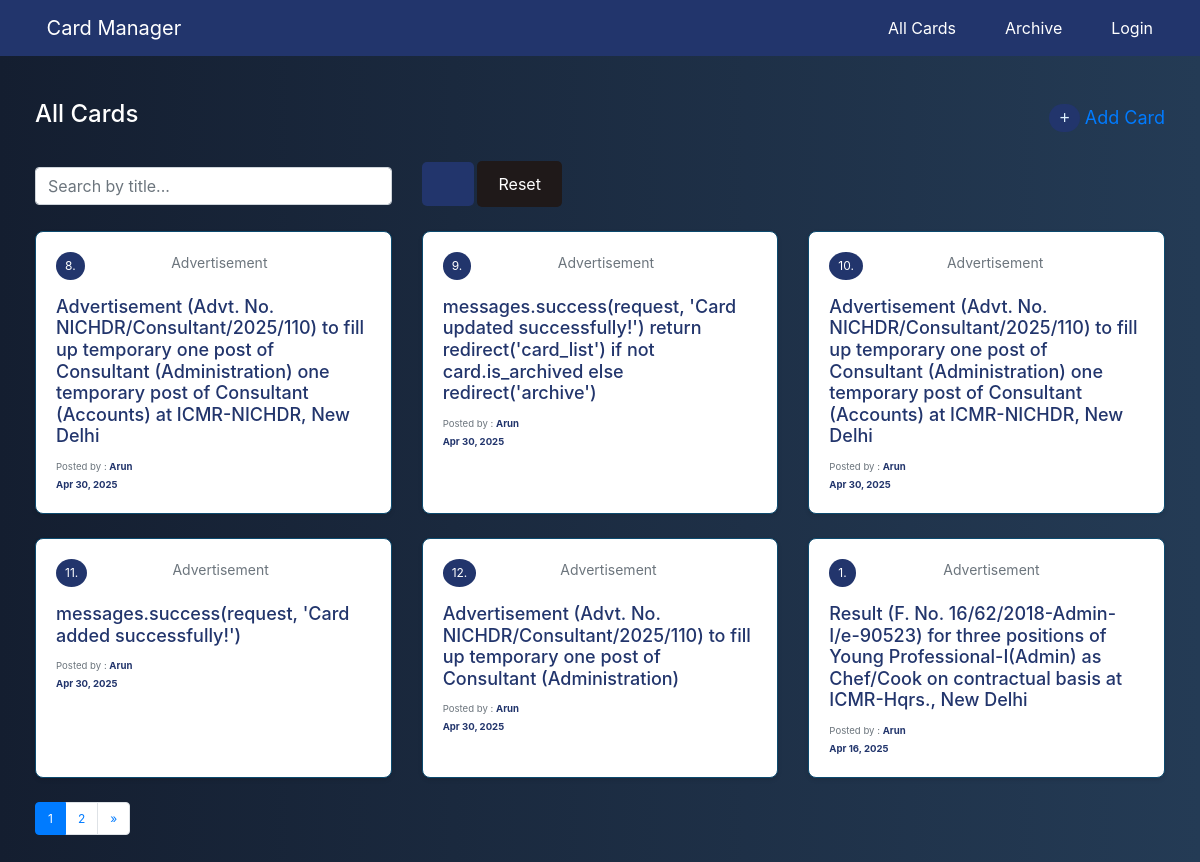
Before: / with the older database file.
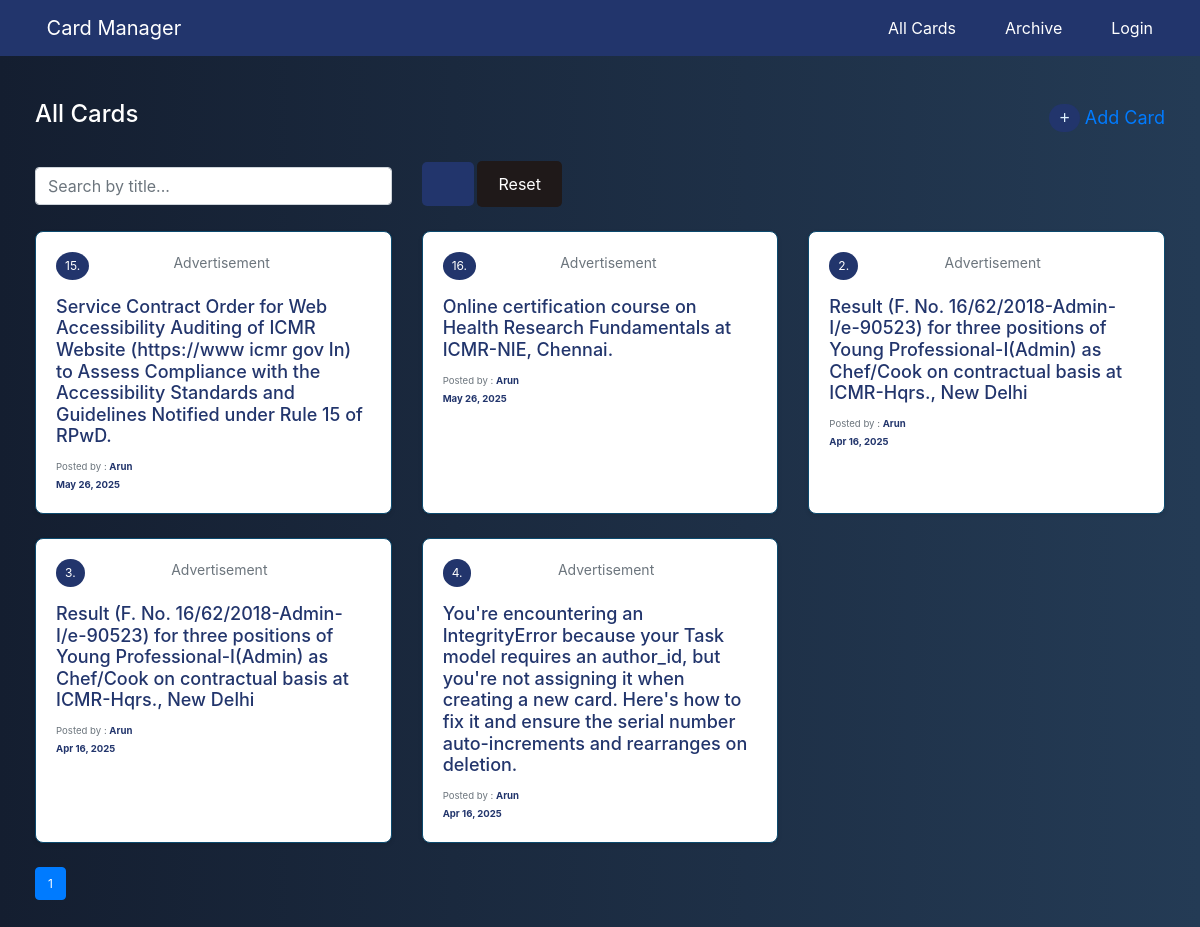
After: the same page with the newer database file.
### task_report_app/models.py (models this page shows, shortened)
class Task(models.Model):
    serial_number = models.IntegerField(unique=True, blank=True, null=True)
    title = models.CharField(max_length=250)
    post_type = models.CharField(max_length=50, choices=PostType.choices, default=PostType.Advertisement)
    status = models.CharField(max_length=50, choices=Status.choices, default=Status.Active)
    created_at = models.DateField(auto_now_add=True)
    updated_at = models.DateField(auto_now=True)
    last_date = models.DateField(null=True, blank=True)
    is_archived = models.BooleanField(default=False)
    author = models.ForeignKey(User, on_delete=models.CASCADE, related_name='tasks')

### task_report_app/views.py (the view)
# urls.py: path('', views.card_list, name='card_list'),
def card_list(request):
    cards = Task.objects.filter(is_archived=False).order_by('-created_at')
    query = request.GET.get('q', '')  # Text search for title
    post_type = request.GET.get('post_type', '')  # Filter by post type
    start_date = request.GET.get('start_date', '')  # Filter by start date
    end_date = request.GET.get('end_date', '')  # Filter by end date
    if query:
        cards = cards.filter(title__icontains=query)
    if post_type:
        cards = cards.filter(post_type__iexact=post_type)
    if start_date and end_date:
        cards = cards.filter(created_at__range=[start_date, end_date])
    paginator = Paginator(cards, 6)  # Show 6 cards per page
    page = request.GET.get('page')
    try:
        paginated_cards = paginator.page(page)
    except PageNotAnInteger:
        paginated_cards = paginator.page(1)  # Deliver first page if page is not an integer
    except EmptyPage:
        paginated_cards = paginator.page(paginator.num_pages)  # Deliver last page if out of range
    context = {
        'cards': paginated_cards,
        'query': query,
        'post_type': post_type,
        'start_date': start_date,
        'end_date': end_date,
    }
    return render(request, 'card_list.html', context)

### task_report_app/templates/card_list.html (shortened to what this page needs)
{% extends 'base.html' %} {% load static %} {% load custom_tags %}
{% block content %}
<section class="card__list_section">
  <div class="d-flex justify-content-between align-items-center mb-4">
    <h1>All Cards</h1>
    {% if user.is_authenticated %}
    <a href="{% url 'add_card' %}" class="plus-btn" title="Add Task" style="color: #fff; font-size: 18px;">
      <i class="fas fa-plus"></i> Add Card
    </a>
    {% else %}
    <a
      href="{% url 'login' %}?next={% url 'add_card' %}"
      class="plus-btn"
      title="Add Task" style="font-size: 18px;"
    >
      <i class="fas fa-plus"></i> Add Card
    </a>
    {% endif %}
  </div>
  <form method="get" class="mb-4">
    <div class="row g-3 align-items-center">
      <div class="col-md-4">
        <input
          type="text"
          name="q"
          class="form-control"
          placeholder="Search by title..."
          value="{{ request.GET.q }}"
        />
      </div>
      <div class="col-md-2">
        <button type="submit" class="btn" style="background-color: #22356c; color: #ffffff;">
          <i class="fa fa-search"></i>
        </button>
        <a href="{% url 'card_list' %}" class="btn" style="background-color: #1f1919; color: #ffffff;">Reset</a>
      </div>
    </div>
  </form>
  <div class="row">
    {% for task in cards %}
    <div class="col-md-4 mb-4 card_viewer_container">
      <div class="h-100 card_viewer">
        <div class="card-body card_viewer_body">
          <div class="d-flex justify-content-between">
              <p style="background-color: #22356c; color: #ffffff; border-radius: 50%; padding: 5px 9px;">{{ task.serial_number }}.</p>
              <p class="card-text">{{ task.post_type }}</p>
            <div class="status">
              {% if task.status == 'Active' %}
              <i class="fa-solid fa-circle-check" title="Active" style="font-size: 15px; color: green"></i>
              {% else %}
              <i class="fa-solid fa-circle-xmark" title="Inactive" style="font-size: 15px; color: red"></i>
              {% endif %}
            </div>
          </div>
          <h5 class="card-title">{{ task.title }}</h5>
            <div class="card_author">
              <small class="text-muted">
                Posted by :
                <b class="text-capitalize">{{ task.author.username }}</b><br />
                <b>{{ task.created_at|date:"M d, Y" }}</b>
              </small>
            </div>
        </div>
      </div>
    </div>
    {% empty %}
    <div class="col-12 text-center py-5">
      <h4>No cards yet.</h4>
    </div>
    {% endfor %}
  </div>
  <nav aria-label="Page navigation">
    <ul class="pagination">
       {% for num in cards.paginator.page_range %}
      <li class="page-item {% if num == cards.number %}active{% endif %}">
        <a class="page-link" href="?page={{ num }}">{{ num }}</a>
      </li>
      {% endfor %} {% if cards.has_next %}
      <li class="page-item">
        <a
          class="page-link"
          href="?page={{ cards.next_page_number }}"
          aria-label="Next"
        >
          <span aria-hidden="true">&raquo;</span>
        </a>
      </li>
      {% endif %}
    </ul>
  </nav>
</section>
{% endblock %}

Changed rows visible on the page:
no longer on this page (row edited): Task: serial_number "8", post_type "Advertisement", status "Inactive" (drawn), title "Advertisement (Advt. No. NICHDR/Consultant/2025/110) to fill up temporary one post of Consultant (Administration) one temporary post of Consultant (Accounts) at ICMR-NICHDR, New Delhi", author.username "Arun", created_at "Apr 30, 2025"
no longer on this page (row edited): Task: serial_number "9", post_type "Advertisement", status "Active" (drawn), title "messages.success(request, 'Card updated successfully!') return redirect('card_list') if not card.is_archived else redirect('archive')", author.username "Arun", created_at "Apr 30, 2025"
no longer on this page (row edited): Task: serial_number "10", post_type "Advertisement", status "Active" (drawn), title "Advertisement (Advt. No. NICHDR/Consultant/2025/110) to fill up temporary one post of Consultant (Administration) one temporary post of Consultant (Accounts) at ICMR-NICHDR, New Delhi", author.username "Arun", created_at "Apr 30, 2025"
removed Task: serial_number "11", post_type "Advertisement", status "Active" (drawn), title "messages.success(request, 'Card added successfully!')", author.username "Arun", created_at "Apr 30, 2025"
no longer on this page (row edited): Task: serial_number "12", post_type "Advertisement", status "Active" (drawn), title "Advertisement (Advt. No. NICHDR/Consultant/2025/110) to fill up temporary one post of Consultant (Administration)", author.username "Arun", created_at "Apr 30, 2025"
no longer on this page (row edited): Task: serial_number "1", post_type "Advertisement", status "Active" (drawn), title "Result (F. No. 16/62/2018-Admin-I/e-90523) for three positions of Young Professional-I(Admin) as Chef/Cook on contractual basis at ICMR-Hqrs., New Delhi", author.username "Arun", created_at "Apr 16, 2025"
added Task: serial_number "15", post_type "Advertisement", status "Active" (drawn), title "Service Contract Order for Web Accessibility Auditing of ICMR Website (https://www icmr gov In) to Assess Compliance with the Accessibility Standards and Guidelines Notified under Rule 15 of RPwD.", author.username "Arun", created_at "May 26, 2025"
added Task: serial_number "16", post_type "Advertisement", status "Active" (drawn), title "Online certification course on Health Research Fundamentals at ICMR-NIE, Chennai.", author.username "Arun", created_at "May 26, 2025"
now on this page (row edited): Task: serial_number "2", post_type "Advertisement", status "Active" (drawn), title "Result (F. No. 16/62/2018-Admin-I/e-90523) for three positions of Young Professional-I(Admin) as Chef/Cook on contractual basis at ICMR-Hqrs., New Delhi", author.username "Arun", created_at "Apr 16, 2025"
now on this page (row edited): Task: serial_number "3", post_type "Advertisement", status "Active" (drawn), title "Result (F. No. 16/62/2018-Admin-I/e-90523) for three positions of Young Professional-I(Admin) as Chef/Cook on contractual basis at ICMR-Hqrs., New Delhi", author.username "Arun", created_at "Apr 16, 2025"
now on this page (row edited): Task: serial_number "4", post_type "Advertisement", status "Active" (drawn), title "You're encountering an IntegrityError because your Task model requires an author_id, but you're not assigning it when creating a new card. Here's how to fix it and ensure the serial number auto-increments and rearranges on deletion.", author.username "Arun", created_at "Apr 16, 2025"
Other visible differences:
list line gone: "2"
